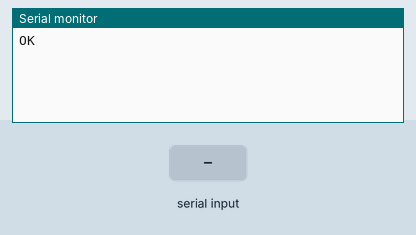
Simulated run of this sketch. Board: Arduino Uno, built with avr-gcc and run on an emulated ATmega328P. Parts: the last lines printed to the serial monitor. The inputs (shaded band) are chosen by the test bench. The modem accepts every AT command (registered, SIM ready, sends succeed) and sends nothing else.

Above: at 1.2 s.
1.3 s: "1" received over the second serial link
At 1.9 s:
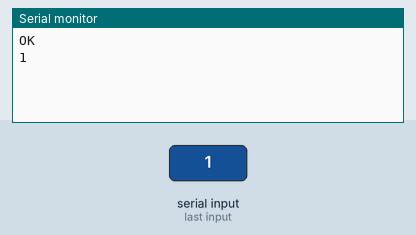
2.8 s: "0" received over the second serial link
At 4.3 s:
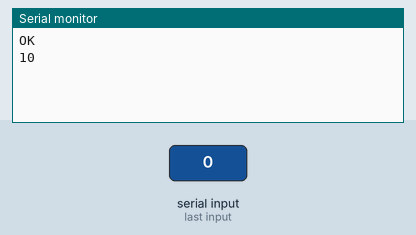

Measured:
- after the input at 1.3 s, the serial monitor: prints a new line at once (image 1)
- after the input at 2.8 s, the serial monitor: prints a new line at once (image 2)

The sketch:

testSerial.ino
```cpp
// code for testing ESP-01
// forwards serial through arduino
// see ReadMe for wiring diagram
// baud rate with ESP-01 and software serial unstable

#include <SoftwareSerial.h>
SoftwareSerial myESP(3, 2);//RX, TX

void setup() {
  // put your setup code here, to run once:
  Serial.begin(115200);
  myESP.begin(115200);
  myESP.write("AT\r\n");
}

  // put your main code here, to run repeatedly:
void loop() {

  while(Serial.available() > 0) {
     myESP.write(Serial.read());
  }
  while(myESP.available() > 0) {
     Serial.write(myESP.read());
     delay(20);
  }
}
```
